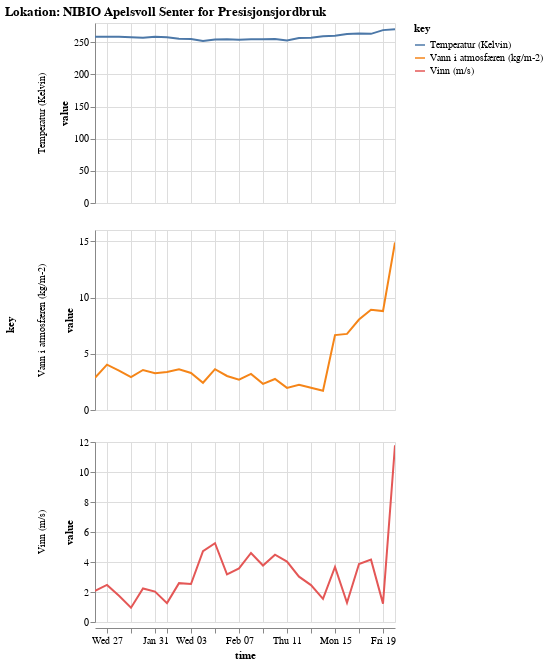

Source (notebook cell):
### Markdown cell above
Nå er vi klare til å se den nye datarammen vår.

Vi bruker biblioteket altair


```
import altair as alt
```


Dette er prinsippet:
```
alt.Chart(source.dropna()).mark_line().transform_fold(list(source.columns.drop('time'))).encode(
    x='time:T',
    y='value:Q',
)
```

Vi bruker fasettfunksjonen til å vise 3 vertikale grafer


```
.facet(
    row='key:N',
)
```

### Code cell
#@title vis graf av værdata
import altair as alt

alt.Chart(source.dropna()).mark_line().transform_fold(list(source.columns.drop('time'))).encode(
    x='time:T',
    y='value:Q',
    color='key:N',
    tooltip=['value:Q','key:N']
).properties(
    width=300,
    height=180
).facet(
    row='key:N',
).resolve_scale(y='independent').interactive().properties(title="Lokation: NIBIO Apelsvoll Senter for Presisjonsjordbruk") #.save('tidsserier.html')

### Figure 1 — Vega-Lite specification as saved in the notebook (floating-point values rounded to 4 significant figures)
{"config": {"view": {"continuousWidth": 400, "continuousHeight": 300}}, "data": {"name": "data-cfa53c0db3e4673ac1e4e15b4dc21e44"}, "facet": {"row": {"type": "nominal", "field": "key"}}, "spec": {"mark": "line", "encoding": {"color": {"type": "nominal", "field": "key"}, "tooltip": [{"type": "quantitative", "field": "value"}, {"type": "nominal", "field": "key"}], "x": {"type": "temporal", "field": "time"}, "y": {"type": "quantitative", "field": "value"}}, "height": 180, "selection": {"selector010": {"type": "interval", "bind": "scales", "encodings": ["x", "y"]}}, "transform": [{"fold": ["Vinn (m/s)", "Temperatur (Kelvin)", "Vann i atmosfæren (kg/m-2)"]}], "width": 300}, "resolve": {"scale": {"y": "independent"}}, "title": "Lokation: NIBIO Apelsvoll Senter for Presisjonsjordbruk", "$schema": "https://vega.github.io/schema/vega-lite/v4.8.1.json", "datasets": {"data-cfa53c0db3e4673ac1e4e15b4dc21e44": [{"Vinn (m/s)": 2.081, "Temperatur (Kelvin)": 258.7, "Vann i atmosfæren (kg/m-2)": 2.863, "time": "2021-01-26T00:00:00"}, {"Vinn (m/s)": 2.473, "Temperatur (Kelvin)": 258.6, "Vann i atmosfæren (kg/m-2)": 4.035, "time": "2021-01-27T00:00:00"}, {"Vinn (m/s)": 1.746, "Temperatur (Kelvin)": 258.5, "Vann i atmosfæren (kg/m-2)": 3.502, "time": "2021-01-28T00:00:00"}, {"Vinn (m/s)": 0.9539, "Temperatur (Kelvin)": 257.8, "Vann i atmosfæren (kg/m-2)": 2.914, "time": "2021-01-29T00:00:00"}, {"Vinn (m/s)": 2.237, "Temperatur (Kelvin)": 257.1, "Vann i atmosfæren (kg/m-2)": 3.558, "time": "2021-01-30T00:00:00"}, {"Vinn (m/s)": 2.029, "Temperatur (Kelvin)": 258.7, "Vann i atmosfæren (kg/m-2)": 3.275, "time": "2021-01-31T00:00:00"}, {"Vinn (m/s)": 1.26, "Temperatur (Kelvin)": 258.0, "Vann i atmosfæren (kg/m-2)": 3.381, "time": "2021-02-01T00:00:00"}, {"Vinn (m/s)": 2.589, "Temperatur (Kelvin)": 255.5, "Vann i atmosfæren (kg/m-2)": 3.618, "time": "2021-02-02T00:00:00"}, {"Vinn (m/s)": 2.531, "Temperatur (Kelvin)": 255.2, "Vann i atmosfæren (kg/m-2)": 3.287, "time": "2021-02-03T00:00:00"}, {"Vinn (m/s)": 4.716, "Temperatur (Kelvin)": 252.1, "Vann i atmosfæren (kg/m-2)": 2.421, "time": "2021-02-04T00:00:00"}, {"Vinn (m/s)": 5.252, "Temperatur (Kelvin)": 254.4, "Vann i atmosfæren (kg/m-2)": 3.627, "time": "2021-02-05T00:00:00"}, {"Vinn (m/s)": 3.171, "Temperatur (Kelvin)": 254.7, "Vann i atmosfæren (kg/m-2)": 3.026, "time": "2021-02-06T00:00:00"}, {"Vinn (m/s)": 3.577, "Temperatur (Kelvin)": 254.0, "Vann i atmosfæren (kg/m-2)": 2.693, "time": "2021-02-07T00:00:00"}, {"Vinn (m/s)": 4.604, "Temperatur (Kelvin)": 254.8, "Vann i atmosfæren (kg/m-2)": 3.203, "time": "2021-02-08T00:00:00"}, {"Vinn (m/s)": 3.765, "Temperatur (Kelvin)": 254.6, "Vann i atmosfæren (kg/m-2)": 2.325, "time": "2021-02-09T00:00:00"}, {"Vinn (m/s)": 4.484, "Temperatur (Kelvin)": 255.1, "Vann i atmosfæren (kg/m-2)": 2.758, "time": "2021-02-10T00:00:00"}, {"Vinn (m/s)": 4.025, "Temperatur (Kelvin)": 252.7, "Vann i atmosfæren (kg/m-2)": 1.964, "time": "2021-02-11T00:00:00"}, {"Vinn (m/s)": 3.021, "Temperatur (Kelvin)": 256.6, "Vann i atmosfæren (kg/m-2)": 2.25, "time": "2021-02-12T00:00:00"}, {"Vinn (m/s)": 2.459, "Temperatur (Kelvin)": 256.9, "Vann i atmosfæren (kg/m-2)": 1.984, "time": "2021-02-13T00:00:00"}, {"Vinn (m/s)": 1.543, "Temperatur (Kelvin)": 259.4, "Vann i atmosfæren (kg/m-2)": 1.711, "time": "2021-02-14T00:00:00"}, {"Vinn (m/s)": 3.671, "Temperatur (Kelvin)": 260.2, "Vann i atmosfæren (kg/m-2)": 6.658, "time": "2021-02-15T00:00:00"}, {"Vinn (m/s)": 1.277, "Temperatur (Kelvin)": 262.9, "Vann i atmosfæren (kg/m-2)": 6.764, "time": "2021-02-16T00:00:00"}, {"Vinn (m/s)": 3.867, "Temperatur (Kelvin)": 263.7, "Vann i atmosfæren (kg/m-2)": 8.044, "time": "2021-02-17T00:00:00"}, {"Vinn (m/s)": 4.157, "Temperatur (Kelvin)": 263.1, "Vann i atmosfæren (kg/m-2)": 8.906, "time": "2021-02-18T00:00:00"}, {"Vinn (m/s)": 1.226, "Temperatur (Kelvin)": 268.9, "Vann i atmosfæren (kg/m-2)": 8.794, "time": "2021-02-19T00:00:00"}, {"Vinn (m/s)": 11.78, "Temperatur (Kelvin)": 270.2, "Vann i atmosfæren (kg/m-2)": 14.9, "time": "2021-02-20T00:00:00"}]}}
